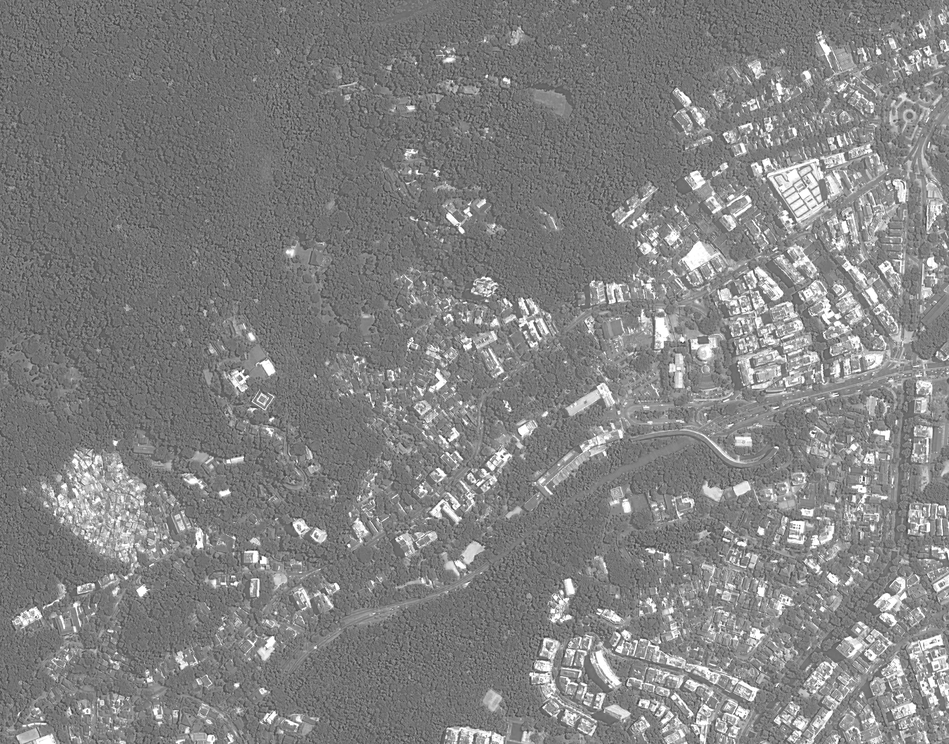
%> input picture gavea_b.png, 949 x 744 px, shrunk from 1866 x 1462 before the run; the run also reads 1 picture not shown here
$ octave trab.m   (GNU Octave 9; MATLAB toolbox functions it lacks are replaced by stand-ins)
%> lines starting %> are read from the running program, lines starting %| are printed output that depends on the picture; in (x1, y1, x2, y2) boxes, pixels count from 0 and x2, y2 are one past the last pixel; in counts of white or black regions, pixels touching at a corner belong together; the program's own positions count from 1
#separar vegetação do que não é vegetação usando ndvi

#exibindo a img rgb
gr = imread("imgs/gavea_b.png");
%> gr is the input picture: size 744x949x3 uint8; min 40, max 255, mean 130.5
gg = imread("imgs/gavea_g.png");
gb = imread("imgs/gavea_b.png");
gnir = imread("imgs/gavea_nir.png");
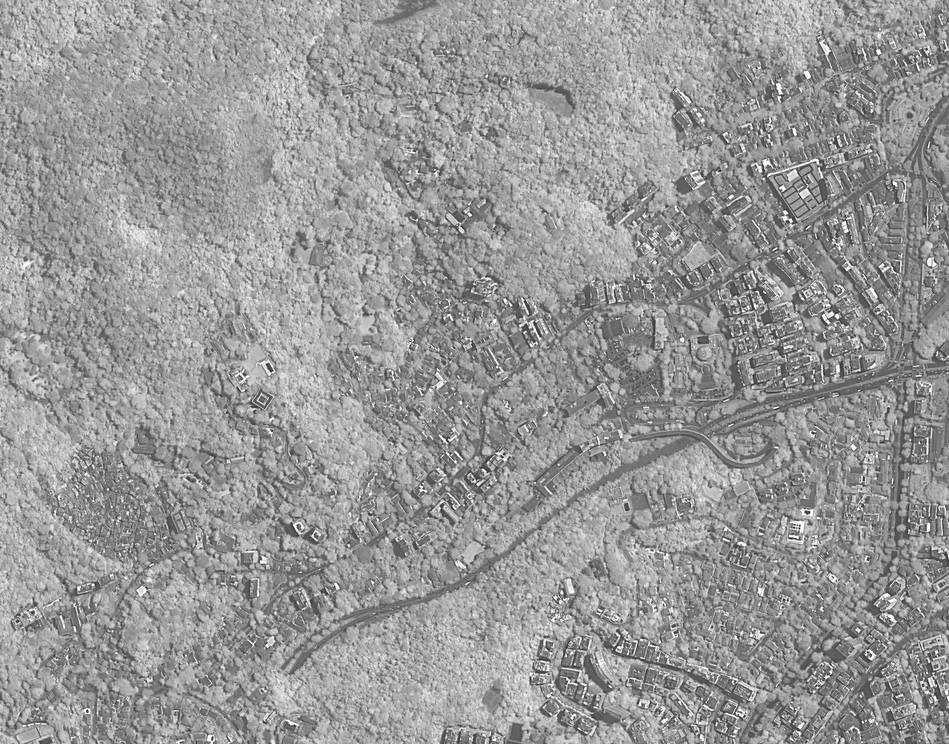
%> input picture gavea_nir.png, 949 x 744 px, shrunk from 1866 x 1462 before the run
%> gnir is the input picture: size 744x949x3 uint8; min 21, max 255, mean 151.8

gr = rgb2gray(gr);
%> gr: size 744x949 uint8
gg = rgb2gray(gg);
%> gg: size 744x949 uint8
gb = rgb2gray(gb);
gnir = rgb2gray(gnir);
%> gnir: size 744x949 uint8

grgb = cat(3,gr,gg,gb);

figure;
imshow(grgb);
title("Imagem RGB");

#Calculando o NDVI
gr = im2double(gr);
%> gr: size 744x949 double
gg = im2double(gg);
%> gg: size 744x949 double
gb = im2double(gb);
gnir = im2double(gnir);
%> gnir: size 744x949 double

NDVI = (gnir - gr) ./ (gnir + gr);
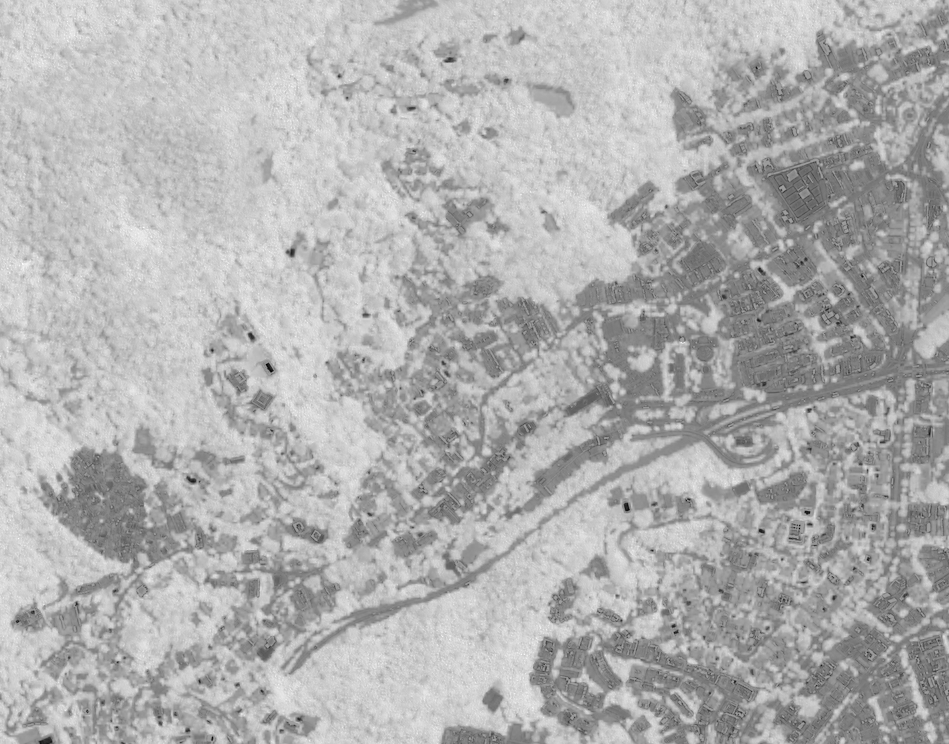
%> NDVI: size 744x949 double; min -0.661, max 0.403, mean 0.0749; drawn with min black and max white

figure;
imshow(NDVI);
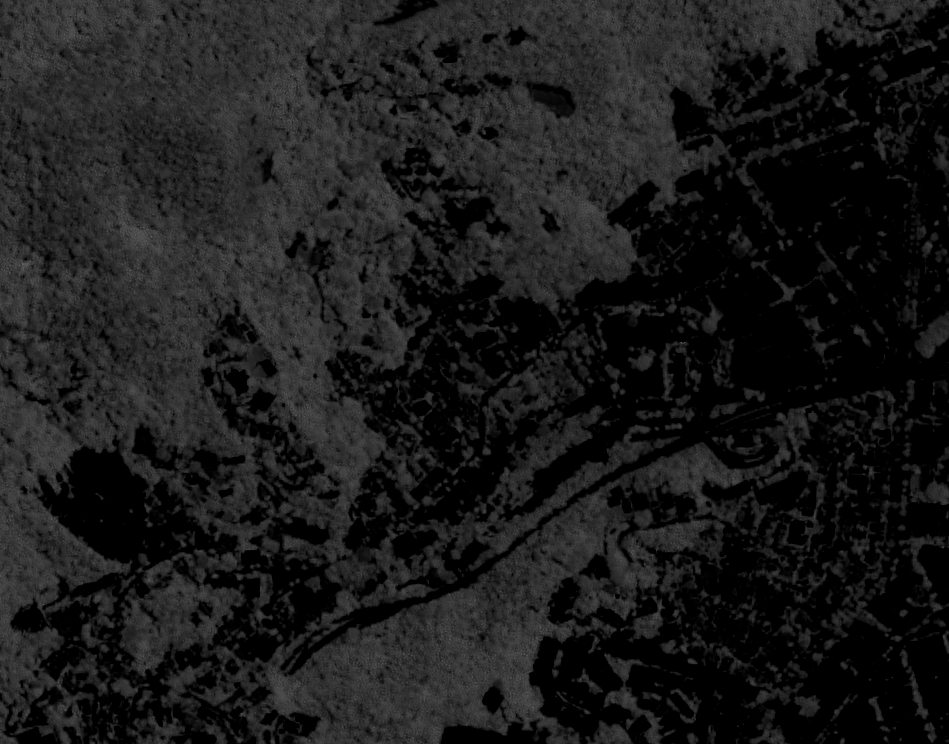
%> displayed picture: size 744x949, on the screen's scale of 0 to 255; min 0, max 103, mean 26.9
title("Imagem NDVI");

#Montando a img de vegetação
VEG = NDVI > 0.1;
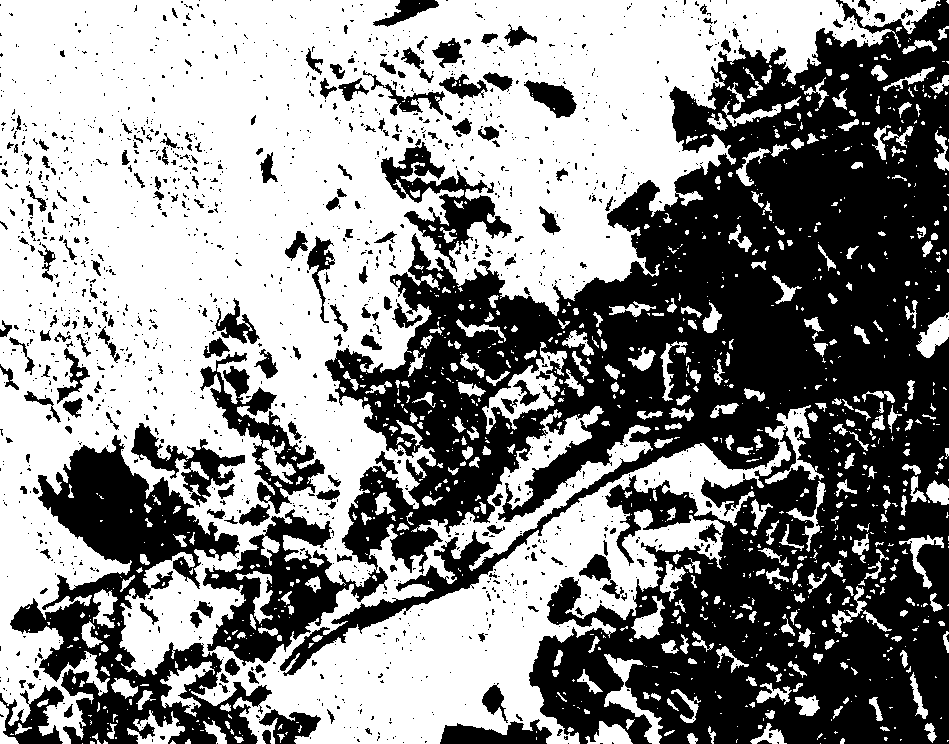
%> VEG: size 744x949 logical; 54.4% white; 1618 black regions (1406 under 20 px), largest, box (x1, y1, x2, y2) and area: (203, 0, 949, 744) 249040, (10, 435, 272, 744) 29116, (200, 352, 325, 514) 5027
figure;
imshow(VEG);
title("Imagem VEG");

#grafico
PRETO = VEG*0;
%> PRETO: size 744x949 double; every value is 0
grgb = cat(3, PRETO, VEG, PRETO);
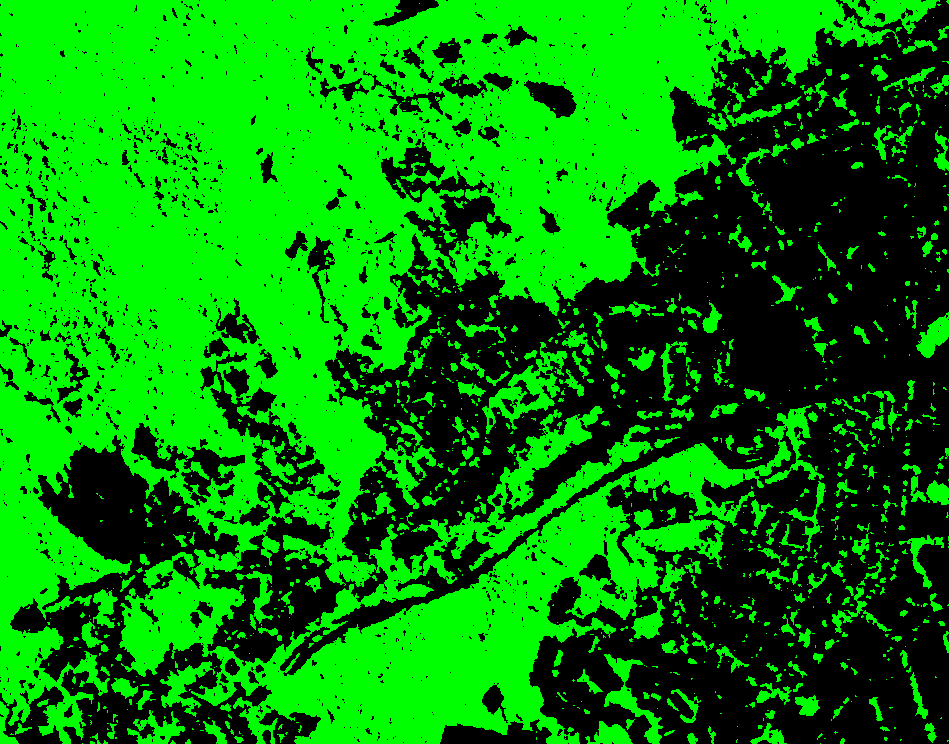
%> grgb: size 744x949x3 double; mean R, G, B 0, 0.544, 0
figure;


subplot(1,2,1);
imshow(grgb);

vegetacao = {'Vegetação', ''}
quantidadeDePixels = [sum(sum(VEG)), sum(sum(~VEG))];
%> quantidadeDePixels = [384084 321972]

subplot(1,2,2);

p = pie(quantidadeDePixels, vegetacao);
set(p(1),'facecolor',[0 1 0]);
set(p(3),'facecolor',[0 0 0]);
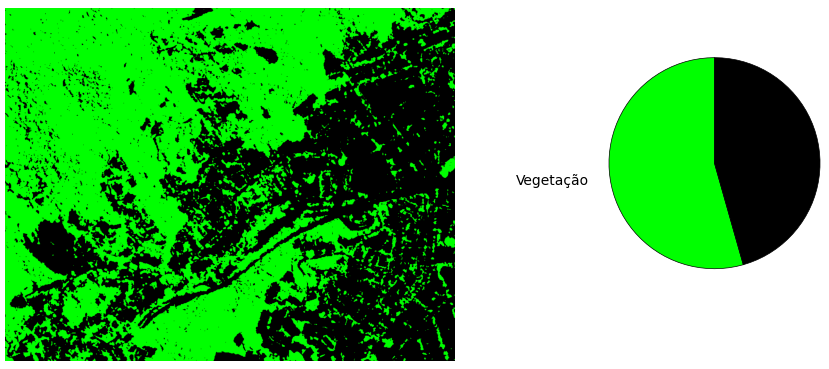
%> figure redrawn from the program's plot data, 2 panels
